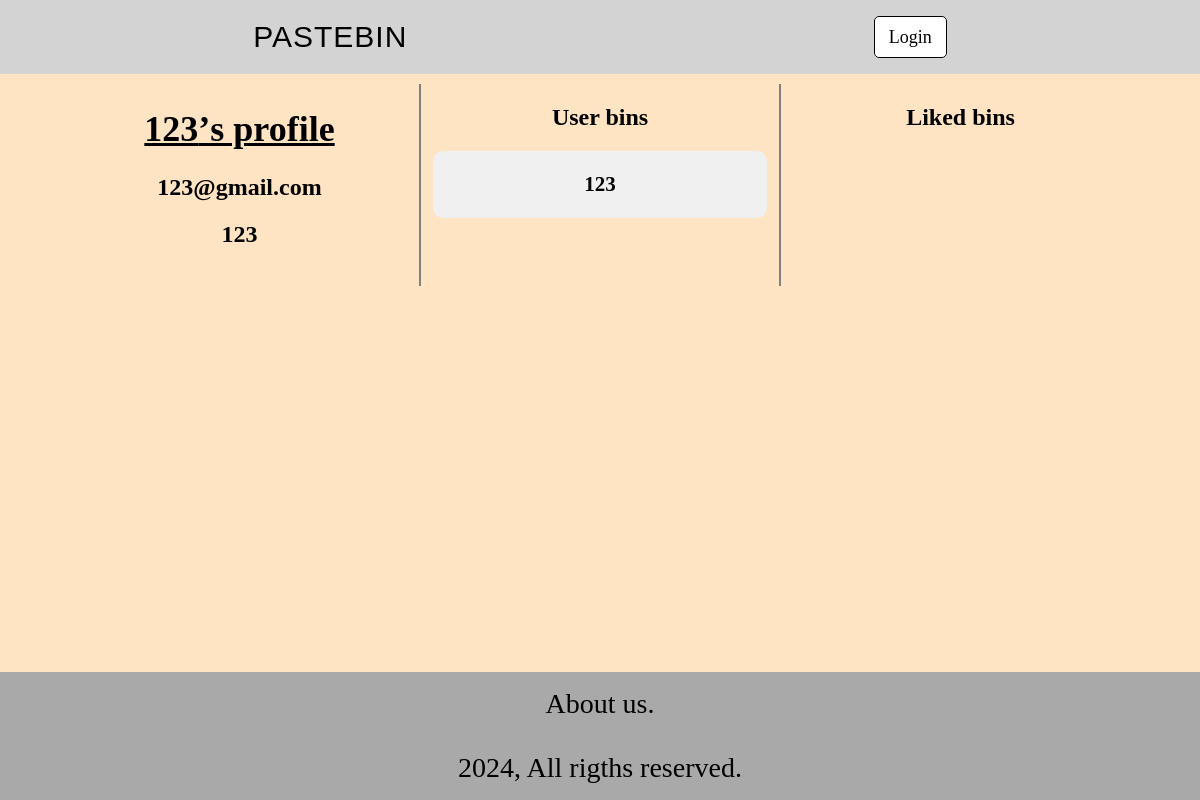
The app's page /user-profile/7/ with its own data.
### app/models.py (models this page shows, shortened)
class User(AbstractUser):
    username = models.CharField(max_length = 200, blank = False)
    email = models.EmailField(unique = True, null = True)
    bio = models.TextField(blank = True, default = '')
    USERNAME_FIELD = 'email'
    REQUIRED_FIELDS = ['username']

class Bin(models.Model):
    host = models.ForeignKey(User, on_delete = models.SET_NULL, null = True)
    name = models.CharField(max_length = 999, blank = False)
    description = models.TextField(null = False)
    updated = models.DateTimeField(auto_now = True)
    created = models.DateTimeField(auto_now_add = True)
    likes = models.ManyToManyField(User, related_name = 'bin_like' )
    class Meta:
        ordering = ['-updated', '-created']

### app/views.py (the view)
# urls.py: path('user-profile/<str:pk>/', views.user_profile, name = 'user_profile'),
def user_profile(request, pk):
    user = User.objects.get(id = pk)
    liked_bins = user.bin_like.all()
    bins = user.bin_set.all()
    context = {'user':user, 'bins' : bins, 'liked_bins' : liked_bins}
    return render(request, 'app/user_profile.html', context)

### app/templates/app/user_profile.html (shortened to what this page needs)
{% extends 'base.html' %}
{% block content %}
<div class="user-profile">
    <div class="user-card">
        <h1>{{user.username}}ʼs  profile</h1>
        <h2>{{user.email}}</h2>
        <h2>{{user.bio}}</h2><br/>
    </div>
    <div class="user-bins">
        <h2>User bins</h2>
        <div class="user-bin-container">
            {% for bin in bins %}
                <div class="user-bin-item">
                    <div style="width: 60%;">
                        <h3><a href="{% url 'bin' bin.id %}">{{bin.name}}</a></h3>
                    </div>
                </div>
            {% endfor %}
        </div>
    </div>
    <div class="user-likes">
        <h2>Liked bins</h2>
    </div>
</div>
{% endblock %}

### static/styles/main.css (style rules this page uses)
body { margin: 0; padding: 0; box-sizing: border-box; position: relative; background-color: bisque; }
h1 { font-size: 36px; text-decoration: underline; }
a { text-decoration: none; color: black; }
.user-bin-item { margin: 20px 12px; border: none; border-radius: 10px; font-size: 18px; display: flex; justify-content: space-around; background-color: rgb(200, 200, 200); }
.user-bin-item:nth-of-type(odd) { background-color: rgb(240, 240, 240); }
@media screen and (min-width: 1024px) { .user-card, .user-bins { border-right: 1px solid grey; } }
@media screen and (min-width: 1024px) { .user-bins, .user-likes { border-left: 1px solid grey; } }
@media screen and (min-width: 1024px) { .user-profile { width: 90%; padding: 0 5%; display: grid; grid-template-columns: repeat(3, 1fr); } }

### records on screen
User: username "123", email "123@gmail.com", bio "123"
Bin: name "123"
